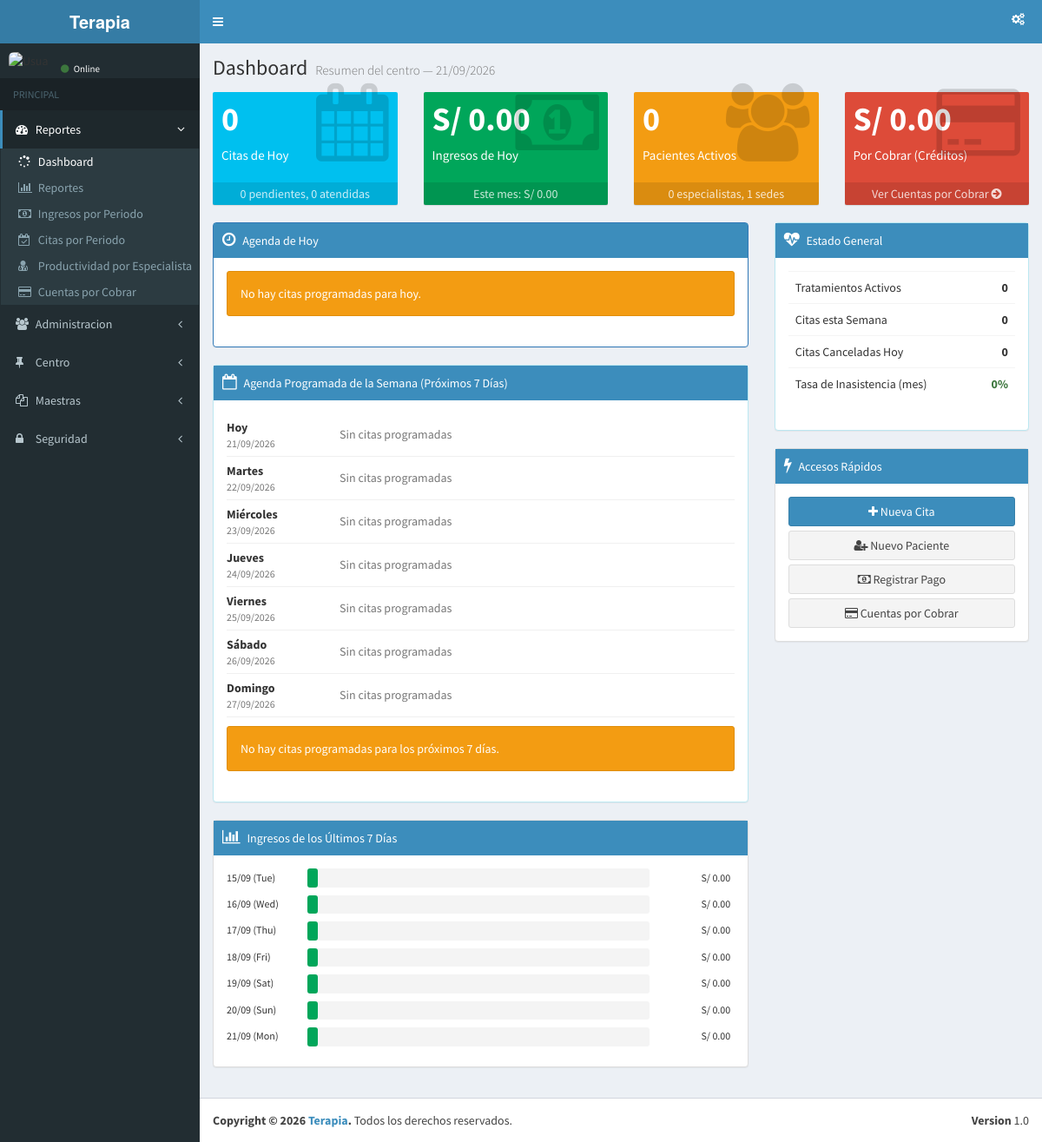
Page /public_html/vista/panel_admin.php (signed in) on the committed database.
### tables this page shows
CREATE TABLE `MAE_MENU_NIVEL` (
  `N_COD_NIVEL` int(3) UNSIGNED ZEROFILL NOT NULL,
  `V_NOMBRE` varchar(150) NOT NULL,
  `V_ICONO` varchar(150) DEFAULT NULL,
  `N_ORDEN` int(3) NOT NULL,
  `V_FLAG_ESTADO` char(1) NOT NULL DEFAULT '1',
  `V_AUD_USR_REG` varchar(10) NOT NULL,
  `D_AUD_FEC_REG` datetime NOT NULL,
  `V_AUD_USR_MOD` varchar(10) DEFAULT NULL,
  `D_AUD_FEC_MOD` datetime DEFAULT NULL
);

CREATE TABLE `MAE_MENU_OPCION` (
  `N_COD_OPCION` int(3) UNSIGNED ZEROFILL NOT NULL,
  `N_COD_NIVEL` int(3) NOT NULL,
  `N_ORDEN` int(3) NOT NULL,
  `V_NOMBRE` varchar(150) DEFAULT NULL,
  `V_ETIQUETA` varchar(150) DEFAULT NULL,
  `V_URL` varchar(150) DEFAULT NULL,
  `V_ICONO` varchar(150) DEFAULT NULL,
  `V_COD_TABLA` varchar(150) DEFAULT NULL,
  `V_FLAG_PERMISO` char(1) NOT NULL DEFAULT '1',
  `V_FLAG_ESTADO` char(1) NOT NULL DEFAULT '1',
  `V_AUD_USR_REG` varchar(10) NOT NULL,
  `D_AUD_FEC_REG` datetime NOT NULL,
  `V_AUD_USR_MOD` varchar(10) DEFAULT NULL,
  `D_AUD_FEC_MOD` datetime DEFAULT NULL
);

### public_html/vista/Layout/cuerpo.php (the view, shortened to what the rows shown need)
<?php
require_once("../config/class_crud.php");
function f_admin_cuerpo_izda($id_nivel1, $id_nivel2){
$crud = new crud();
$array_campo_pk	= array('V_FLAG_ESTADO');
$array_valor_pk	= array('1');
$array_nivel	= $crud->fila_listar('MAE_MENU_NIVEL', $array_campo_pk, $array_valor_pk, 'N_ORDEN', 'A', 0, 10);
?>
    <aside class="main-sidebar">
        <section class="sidebar">
            <ul class="sidebar-menu" data-widget="tree">
				<?php
				if ($array_nivel) {
					while ($row_nivel = mysqli_fetch_assoc($array_nivel)) {
						if($row_nivel["N_COD_NIVEL"] == $id_nivel1){
							echo "<li class='active treeview'>";
						}else{
							echo "<li class='treeview'>";
						}
						?>
							<a href="#">
								<i class="<?php echo $row_nivel["V_ICONO"];?>"></i>
								<span><?php echo $row_nivel["V_NOMBRE"];?></span>
								<span class="pull-right-container">
									<i class="fa fa-angle-left pull-right"></i>
								</span>
							</a>
							<ul class="treeview-menu">
								<?php
								$nivel = $row_nivel["N_COD_NIVEL"];
								$array_campo_pk	= array('V_FLAG_ESTADO', 'N_COD_NIVEL');
								$array_valor_pk	= array('1', $nivel);
								$array_opciones = $crud->fila_listar('MAE_MENU_OPCION', $array_campo_pk, $array_valor_pk, 'N_ORDEN', 'A', 0, 100);
								if ($array_opciones) {
									while ($row_opcion = mysqli_fetch_assoc($array_opciones)) {
										$li_permiso = $crud->f_usuario_acceso($_SESSION['usr_conectado'], $row_opcion["N_COD_OPCION"]);
										if($row_opcion["N_ORDEN"] == $id_nivel2 && $row_nivel["N_COD_NIVEL"] == $id_nivel1){
											echo "<li class='active'>";
										}else{
											echo "<li>";
										}
										if ($li_permiso == 1) {
											?>
												<a href="<?php echo $row_opcion["V_URL"]?>">
													<i class="<?php echo $row_opcion["V_ICONO"]?>"></i>
													<?php echo $row_opcion["V_NOMBRE"]?>
												</a>
											</li>
											<?php
										}else{
											?>
												<a class="enlace_desactivado" href="<?php echo $row_opcion["V_URL"]?>">
													<i class="<?php echo $row_opcion["V_ICONO"]?>"></i>
													<?php echo $row_opcion["V_NOMBRE"]?>
												</a>
											</li>
											<?php
										}
									}
								}
								?>
							</ul>
						<?php
						echo "</li>";
					}
				}
				?>
            </ul>
        </section>
    </aside>
<?php
}
function f_admin_cuerpo_drcha(){
	?>
	<div class="content-wrapper">
		<section class="content-header">
		  <h1>
			Dashboard
			<small>Resumen del centro &mdash; <?php echo date('d/m/Y'); ?></small>
		  </h1>
		</section>
	</div>
<?php
}
	?>

### rows in the picture
mae_menu_nivel: V_NOMBRE "Reportes"
mae_menu_opcion: V_NOMBRE "Dashboard"
mae_menu_opcion: V_NOMBRE "Reportes"
mae_menu_opcion: V_NOMBRE "Ingresos por Periodo"
mae_menu_opcion: V_NOMBRE "Citas por Periodo"
mae_menu_opcion: V_NOMBRE "Productividad por Especialista"
mae_menu_opcion: V_NOMBRE "Cuentas por Cobrar"
mae_menu_nivel: V_NOMBRE "Administracion"
mae_menu_nivel: V_NOMBRE "Centro"
mae_menu_nivel: V_NOMBRE "Maestras"
mae_menu_nivel: V_NOMBRE "Seguridad"

### other values in the picture
COPYRIGHT_AUTOR "Terapia"
$li_citas_hoy_total "0"
$li_citas_hoy_pendientes "0"
$li_citas_hoy_atendidas "0"
$ln_ingresos_hoy "0.00"
$ln_ingresos_mes "0.00"
$li_pacientes_activos "0"
$li_especialistas_activos "0"
$li_sedes_activas "1"
$ln_por_cobrar "0.00"
date('d/m/Y', strtotime($ls_dia)) "21/09/2026"
$ls_nombre_dia "Martes"
date('d/m/Y', strtotime($ls_dia)) "22/09/2026"
$ls_nombre_dia "Miércoles"
date('d/m/Y', strtotime($ls_dia)) "23/09/2026"
